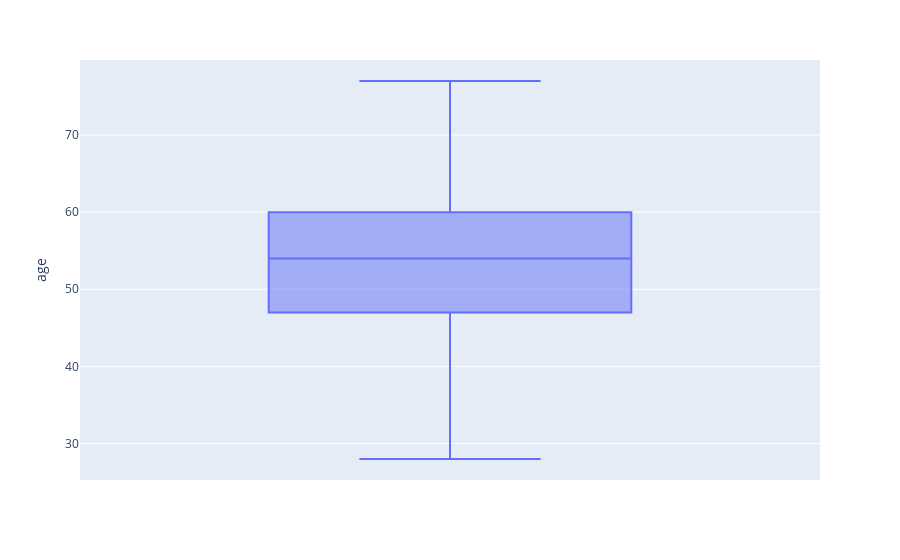
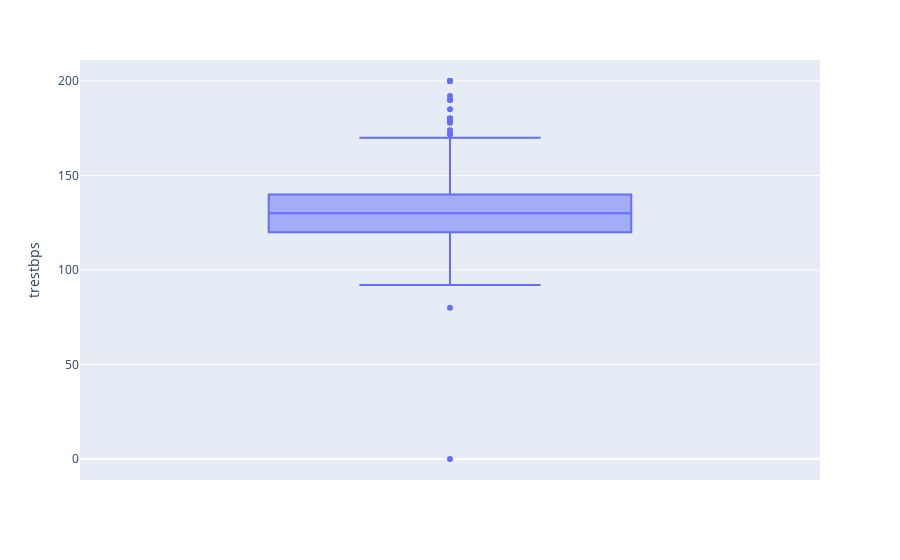
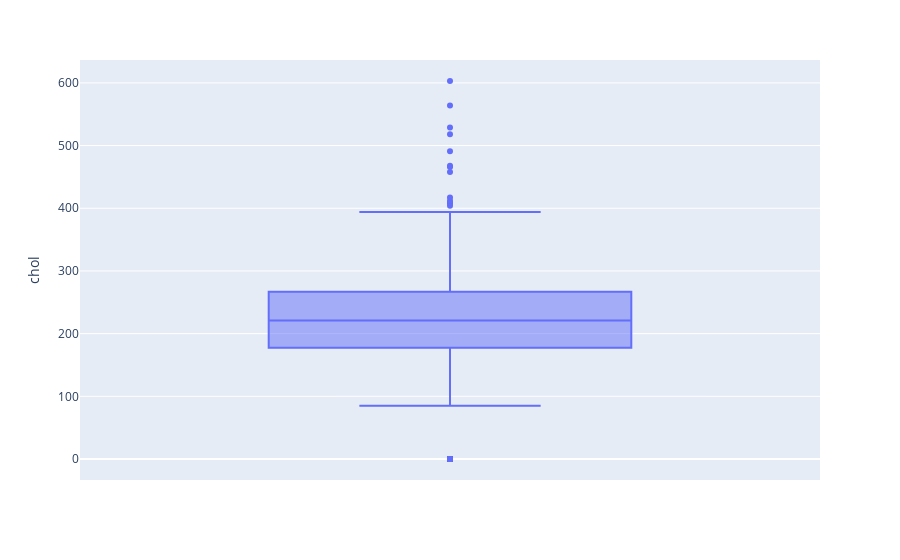
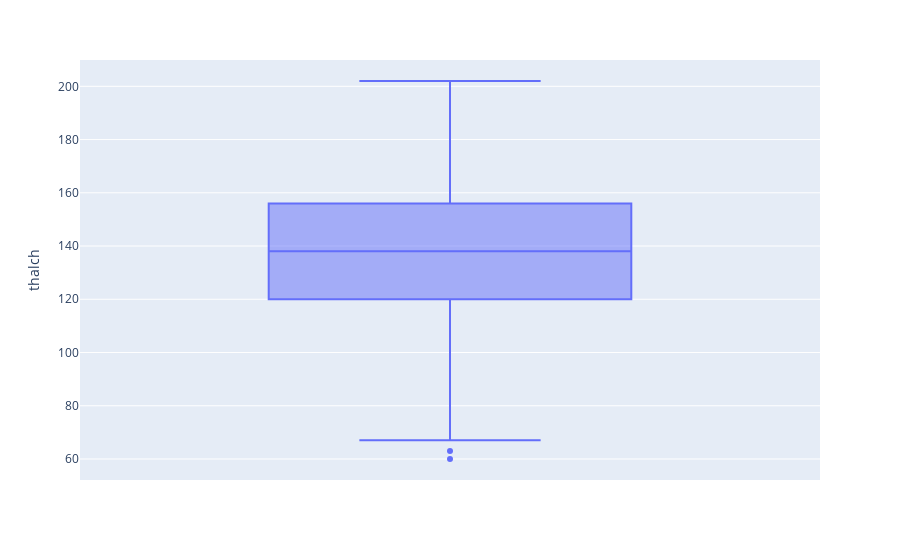

Notebook code cell kept with these figures, in order:
### Code cell
# Make box plots for all the numeric columns using for loop and plotly
fig = px.box(data_frame=df, y = 'age')
fig.show()

fig = px.box(data_frame=df, y = 'trestbps')
fig.show()

fig = px.box(data_frame=df, y = 'chol')
fig.show()

fig = px.box(data_frame=df, y = 'thalch')
fig.show()

fig = px.box(data_frame=df, y = 'oldpeak')
fig.show()

### Figure 1 — Plotly figure (JSON) as saved in the notebook; plotly's stock layout.template omitted (floating-point values rounded to 4 significant figures; data arrays with more than 128 entries replaced by an {"elided": "..."} marker saying what was removed)
{"data": [{"alignmentgroup": "True", "hovertemplate": "age=%{y}<extra></extra>", "legendgroup": "", "marker": {"color": "#636efa"}, "name": "", "notched": false, "offsetgroup": "", "orientation": "v", "showlegend": false, "type": "box", "x0": " ", "xaxis": "x", "y": {"elided": "920 int values"}, "y0": " ", "yaxis": "y"}], "layout": {"boxmode": "group", "legend": {"tracegroupgap": 0}, "margin": {"t": 60}, "xaxis": {"anchor": "y", "domain": [0, 1]}, "yaxis": {"anchor": "x", "domain": [0, 1], "title": {"text": "age"}}}}

### Figure 2 — Plotly figure (JSON) as saved in the notebook; plotly's stock layout.template omitted (floating-point values rounded to 4 significant figures; data arrays with more than 128 entries replaced by an {"elided": "..."} marker saying what was removed)
{"data": [{"alignmentgroup": "True", "hovertemplate": "trestbps=%{y}<extra></extra>", "legendgroup": "", "marker": {"color": "#636efa"}, "name": "", "notched": false, "offsetgroup": "", "orientation": "v", "showlegend": false, "type": "box", "x0": " ", "xaxis": "x", "y": {"elided": "920 float values"}, "y0": " ", "yaxis": "y"}], "layout": {"boxmode": "group", "legend": {"tracegroupgap": 0}, "margin": {"t": 60}, "xaxis": {"anchor": "y", "domain": [0, 1]}, "yaxis": {"anchor": "x", "domain": [0, 1], "title": {"text": "trestbps"}}}}

### Figure 3 — Plotly figure (JSON) as saved in the notebook; plotly's stock layout.template omitted (floating-point values rounded to 4 significant figures; data arrays with more than 128 entries replaced by an {"elided": "..."} marker saying what was removed)
{"data": [{"alignmentgroup": "True", "hovertemplate": "chol=%{y}<extra></extra>", "legendgroup": "", "marker": {"color": "#636efa"}, "name": "", "notched": false, "offsetgroup": "", "orientation": "v", "showlegend": false, "type": "box", "x0": " ", "xaxis": "x", "y": {"elided": "920 float values"}, "y0": " ", "yaxis": "y"}], "layout": {"boxmode": "group", "legend": {"tracegroupgap": 0}, "margin": {"t": 60}, "xaxis": {"anchor": "y", "domain": [0, 1]}, "yaxis": {"anchor": "x", "domain": [0, 1], "title": {"text": "chol"}}}}

### Figure 4 — Plotly figure (JSON) as saved in the notebook; plotly's stock layout.template omitted (floating-point values rounded to 4 significant figures; data arrays with more than 128 entries replaced by an {"elided": "..."} marker saying what was removed)
{"data": [{"alignmentgroup": "True", "hovertemplate": "thalch=%{y}<extra></extra>", "legendgroup": "", "marker": {"color": "#636efa"}, "name": "", "notched": false, "offsetgroup": "", "orientation": "v", "showlegend": false, "type": "box", "x0": " ", "xaxis": "x", "y": {"elided": "920 float values"}, "y0": " ", "yaxis": "y"}], "layout": {"boxmode": "group", "legend": {"tracegroupgap": 0}, "margin": {"t": 60}, "xaxis": {"anchor": "y", "domain": [0, 1]}, "yaxis": {"anchor": "x", "domain": [0, 1], "title": {"text": "thalch"}}}}
